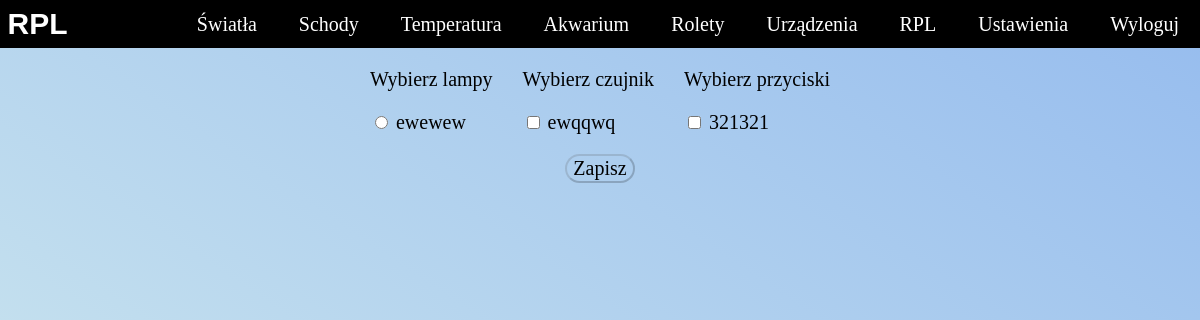
/rpl/ (signed in), run on an earlier commit of the app's database.
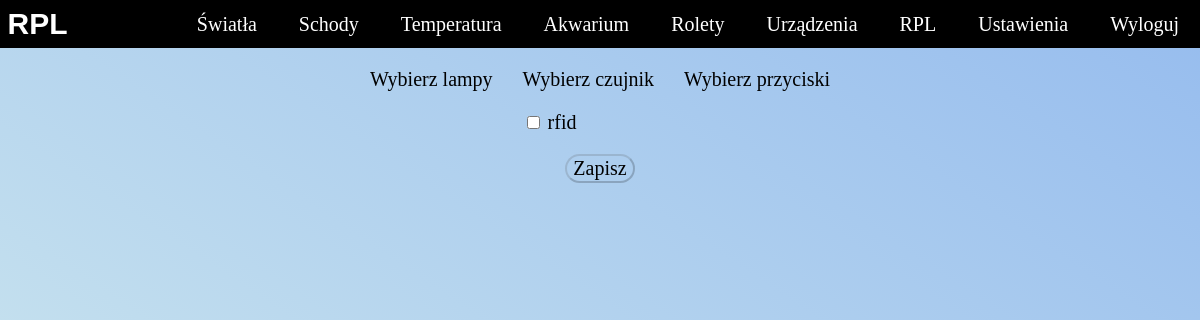
And on a later commit of the database.
### app/models.py (models this page shows, shortened)
class Sensor(models.Model):
    user = models.ForeignKey(User, null=True, on_delete=models.CASCADE)
    name = models.CharField(max_length=100)
    ip = models.CharField(max_length=100)
    port = models.IntegerField()
    created = models.DateTimeField(auto_now_add=True)
    fun = models.CharField(max_length=100,default="")

### app/views.py (the view, shortened to what this page needs)
# urls.py: path('rpl/',views.rpl, name="rpl"),
@login_required(login_url='login')
def rpl(request):
    user_id = request.user.id
    sensors = Sensor.objects.filter(user_id = user_id)
    context= {'sensors':sensors}
    return render(request,'base/rpl.html',context)

### app/templates/base/rpl.html (shortened to what this page needs)
{% extends 'main.html' %}
{% load static %}
{% block content %}
<link
  rel="stylesheet"
  type="text/css"
  media="screen"
  href='{% static "style/rpl.css" %}'
/>
<ul class="Elements">
  <li class="Elements__lamps">
    <p class="Elements__lamps__message">Wybierz lampy</p>
    {% for sensor in sensors %}
      {% if sensor.fun == 'lamp' %}
        <ul class="Elements__lamps__lamp">
          <input
            class="Elements__lamps__lamp__select"
            type="radio"
            id="lamp"
            name="sen_fun"
            value="{{sensor.id}}"
          />
          <label for="{{sensor.name}}">{{sensor.name}}</label>
        </ul>
      {% endif %}
    {% endfor %}
  </li>
  <li class="Elements__rfids">
    <p class="Elements__rfids__message">Wybierz czujnik</p>
    {% for sensor in sensors %}
      {% if sensor.fun == 'rfid' %}
        <ul class="Elements__rfids__rfid">
          <input
            class="Elements__rfids__rfid__select"
            type="checkbox"
            id="rfid"
            value="{{sensor.id}}"
          />
          <label for="{{sensor.name}}">{{sensor.name}}</label>
        </ul>
      {% endif %}
    {% endfor %}
  </li>
  <li class="Elements__buttons">
    <p class="Elements__buttons__message">Wybierz przyciski</p>
    {% for sensor in sensors %}
      {% if sensor.fun == 'btn' %}
        <ul class="Elements__buttons__button">
          <input
            class="Elements__buttons__button__select"
            type="checkbox"
            id="button"
            value="{{sensor.id}}"
          />
          <label for="{{sensor.name}}">{{sensor.name}}</label>
        </ul>
      {% endif %}
    {% endfor %}
  </li>
</ul>
<button class="Button" id="rpl-btn">Zapisz</button>
{% endblock content %}

What changed in the data, as far as the page shows it:
removed Sensor: name "ewewew"
removed Sensor: name "ewqqwq"
removed Sensor: name "321321"
added Sensor: name "rfid"
